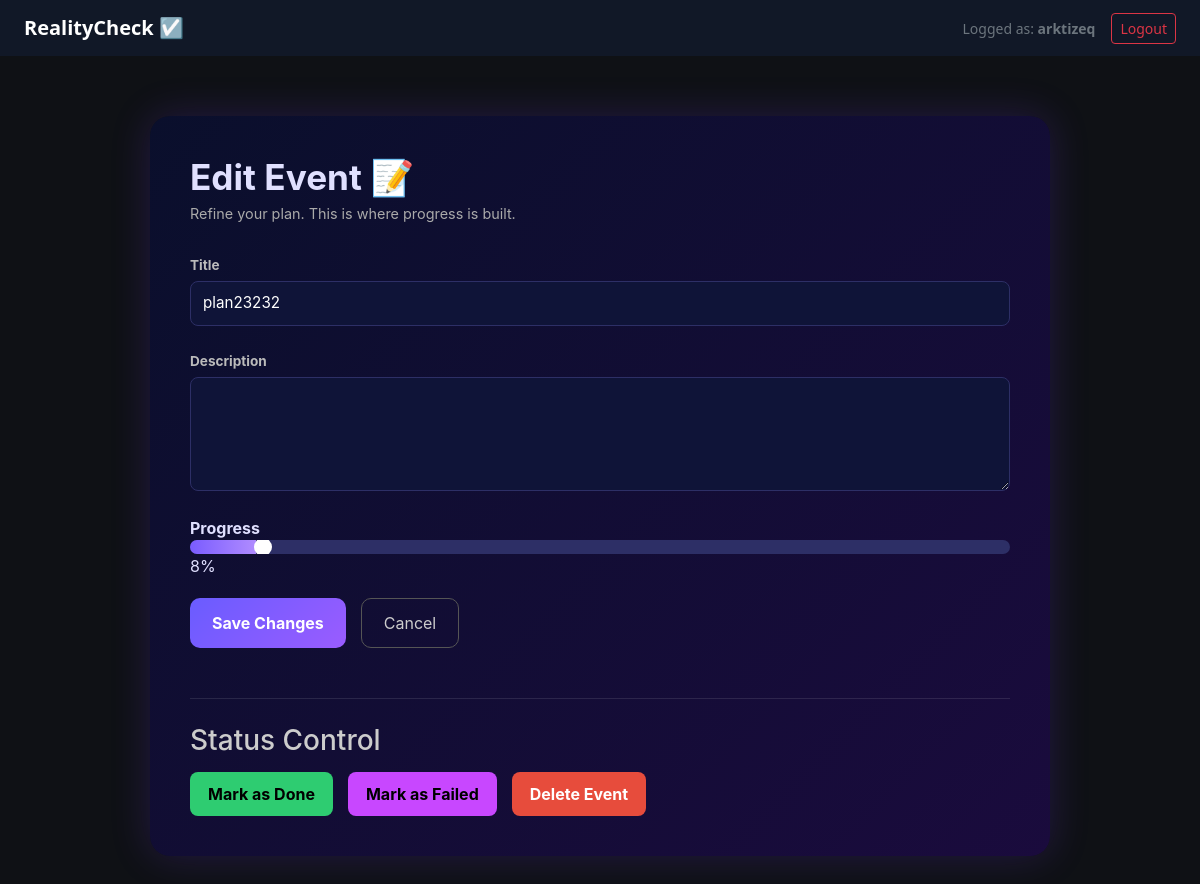
The page /events/2/edit (signed in) on the database as committed earlier.
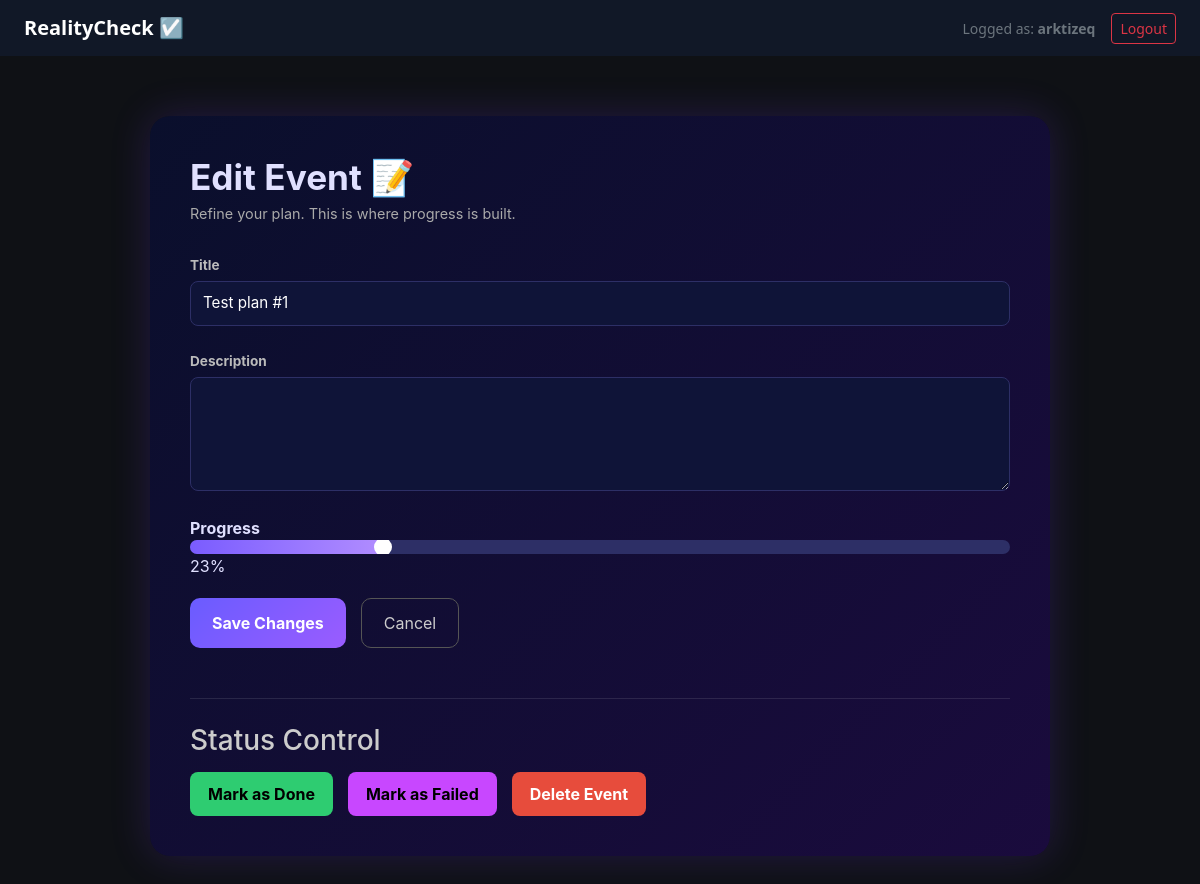
The same page on the database as committed later.
### app/models/event.py (models this page shows)
class Event(Base):
    __tablename__ = "events"
    id: Mapped[int] = mapped_column(Integer, primary_key=True, index=True)
    title: Mapped[str] = mapped_column(String(100), nullable=False)
    description: Mapped[str] = mapped_column(String(100), nullable=True)
    progress: Mapped[int] = mapped_column(Integer, default=0)
    status: Mapped[str] = mapped_column(String(100), default="planned")
    failure_note: Mapped[str] = mapped_column(String(100), nullable=True)
    created_at: Mapped[datetime] = mapped_column(DateTime, default=datetime.utcnow)
    user_id: Mapped[int] = mapped_column(Integer, ForeignKey("users.id"), nullable=False)
    user = relationship("User", back_populates="events")

### app/api/pages.py (the view)
@router.get("/events/{event_id}/edit", response_class=HTMLResponse)
def edit_event_page(
    request: Request,
    event_id: int,
    db: Session = Depends(get_db),
    user: User = Depends(get_current_user),
):
    event = (
        db.query(Event)
        .filter(Event.id == event_id, Event.user_id == user.id)
        .first()
    )
    if not event:
        raise HTTPException(status_code=404)
    return templates.TemplateResponse(
        "edit_event.html",
        {
            "request": request,
            "current_user": user,
            "event": event,
        },
    )

### app/templates/edit_event.html (shortened to what this page needs)
{% extends "base.html" %}
{% block content %}
    <link rel="stylesheet" href="{{ url_for('static', path='css/edit_event.css') }}">
<div class="edit-container">
    <div class="edit-header">
        <h1><strong>Edit Event 📝</strong></h1>
        <p class="subtitle">Refine your plan. This is where progress is built.</p>
    </div>
    <form method="post" class="edit-form">
        <div class="field">
            <label><strong>Title</strong></label>
            <input type="text" name="title" value="{{ event.title }}" required>
        </div>
        <div class="field">
            <label><strong>Description</strong></label>
            <textarea name="description" rows="4">{{ event.description or "" }}</textarea>
        </div>
        <div class="progress-wrapper">
    <label><strong>Progress</strong></label>
    <div class="smart-progress">
    <div class="smart-progress-fill"
         id="progressFill"
         style="width: {{ event.progress }}%;"></div>
    <input
        type="range"
        min="0"
        max="100"
        value="{{ event.progress }}"
        name="progress"
        id="progressSlider"
        oninput="updateProgress(this.value)"
    >
</div>
<div class="progress-value">
    <span id="progressValue">{{ event.progress }}</span>%
</div>
        <div class="actions-row">
            <button class="btn-primary" type="submit">
                Save Changes
            </button>
            <a href="/" class="btn-secondary">
                Cancel
            </a>
        </div>
    </form>
    <div class="status-panel">
        <h3>Status Control</h3>
        <div class="status-actions">
            <form method="post" action="/events/{{ event.id }}/done">
                <button class="btn-done">Mark as Done</button>
            </form>
            <form method="get" action="/events/{{ event.id }}/fail">
                <button class="btn-fail">Mark as Failed</button>
            </form>
            <form method="post" action="/events/{{ event.id }}/delete">
                <button class="btn-delete">Delete Event</button>
            </form>
        </div>
    </div>
</div>
{% endblock %}

Rows that differ between the two databases and show on the page:
changed Event: title "plan23232" → "Test plan #1"; progress "8" → "23"
